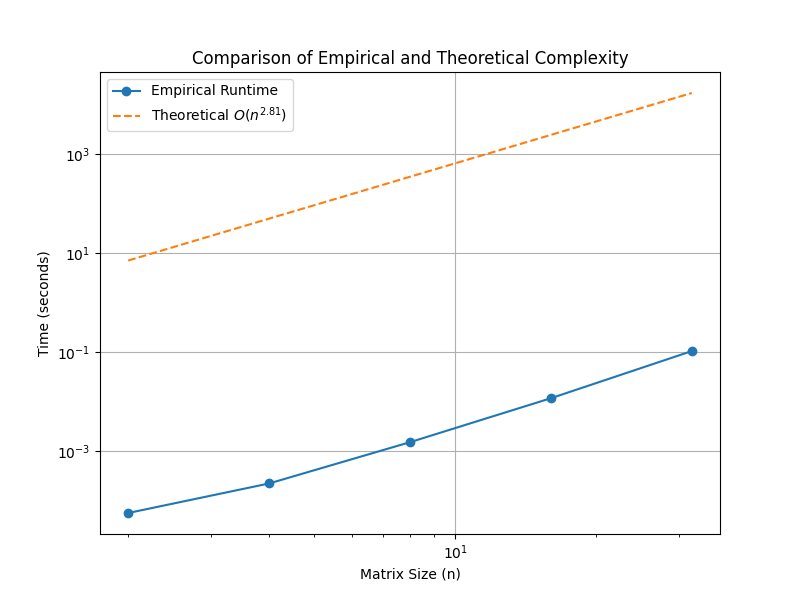

The script that saved this image:
import numpy as np
import time
import matplotlib.pyplot as plt

def strassen_matrix_mult(A, B):
    """Recursive Strassen's Matrix Multiplication"""
    n = len(A)
    # Base case
    if n == 1:
        return A * B
    
    mid = n // 2
    
    # Split into submatrices of size n/2 x n/2
    A11, A12 = A[:mid, :mid], A[:mid, mid:]
    A21, A22 = A[mid:, :mid], A[mid:, mid:]
    B11, B12 = B[:mid, :mid], B[:mid, mid:]
    B21, B22 = B[mid:, :mid], B[mid:, mid:]
    
    # Recursively compute the products of the submatrices until n = 1
    M1 = strassen_matrix_mult(A11 + A22, B11 + B22)
    M2 = strassen_matrix_mult(A21 + A22, B11)
    M3 = strassen_matrix_mult(A11, B12 - B22)
    M4 = strassen_matrix_mult(A22, B21 - B11)
    M5 = strassen_matrix_mult(A11 + A12, B22)
    M6 = strassen_matrix_mult(A21 - A11, B11 + B12)
    M7 = strassen_matrix_mult(A12 - A22, B21 + B22)
    
    C11 = M1 + M4 - M5 + M7
    C12 = M3 + M5
    C21 = M2 + M4
    C22 = M1 - M2 + M3 + M6
    
    # Combine the submatrices to form the final product matrix
    C = np.vstack((np.hstack((C11, C12)), np.hstack((C21, C22))))
    return C

# Example usage
n = 4  # Matrix size (should be a power of 2 for simplicity)
A = np.random.randint(1, 10, (n, n))
B = np.random.randint(1, 10, (n, n))
C = strassen_matrix_mult(A, B)

print("Matrix A:")
print(A)
print("Matrix B:")
print(B)
print("Product Matrix C:")
print(C)

# Master theorem: T(n) = aT(n/b) + f(n)
# T(n) = 7T(n/2) + O(n^2), 7 recursive calls, each subproblem is half the size
# T(n) = :
# 1) O(n^log_b(a)) if f(n) = O(n^c) and c < log_b(a)
# 2) O(n^c * log(n)) if f(n) = O(n^c) and c = log_b(a)
# 3) O(f(n)) if f(n) = O(n^c) and c > log_b(a)
# In this case, c = 2, log_b(a) = 2.807, so T(n) = O(n^2.807)

def measure_runtime(matrix_mult_func, sizes):
    times = []
    for n in sizes:
        A = np.random.randint(1, 10, (n, n))
        B = np.random.randint(1, 10, (n, n))
        
        start_time = time.time()
        matrix_mult_func(A, B)
        end_time = time.time()
        
        times.append(end_time - start_time)
        print(f"Size: {n}x{n}, Time: {times[-1]:.5f} sec")
    
    return sizes, times

# Define matrix sizes
sizes = [2, 4, 8, 16, 32]  # Should be powers of 2
sizes, times = measure_runtime(strassen_matrix_mult, sizes)

# Estimate the exponent using log-log fitting
log_n = np.log(sizes)
log_T = np.log(times)
slope, _ = np.polyfit(log_n, log_T, 1)

print(f"Estimated exponent from empirical data: {slope:.2f}")

# Plot results
plt.figure(figsize=(8,6))
plt.plot(sizes, times, 'o-', label="Empirical Runtime")
plt.plot(sizes, [t**2.81 for t in sizes], '--', label=r'Theoretical $O(n^{2.81})$')

plt.xlabel("Matrix Size (n)")
plt.ylabel("Time (seconds)")
plt.xscale("log")
plt.yscale("log")
plt.legend()
plt.grid()
plt.title("Comparison of Empirical and Theoretical Complexity")
plt.savefig("strassen.png")
